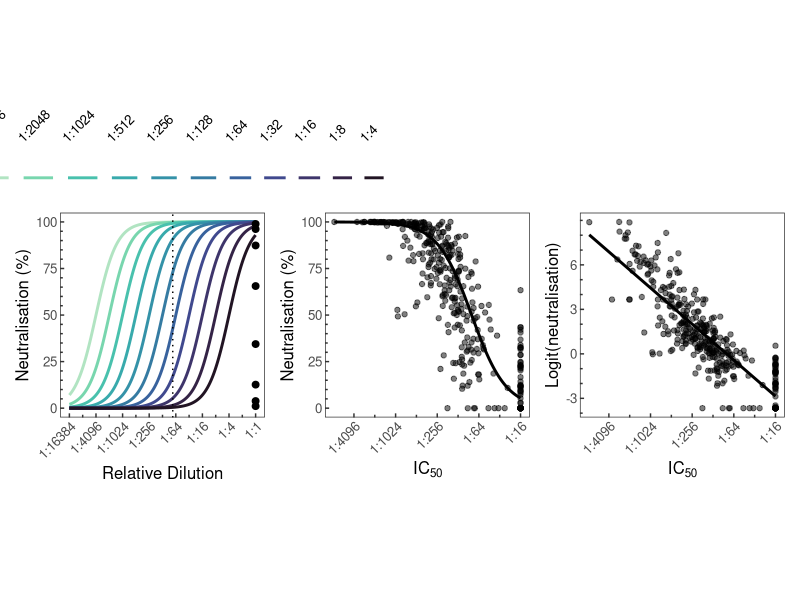
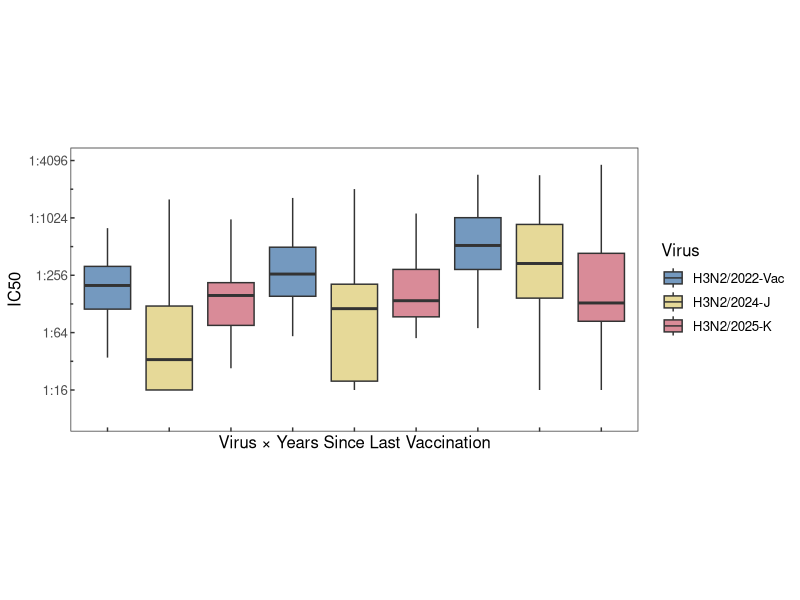

Here is the R script that generated these plots, in order:
# ==============================================================================
# ===== (2026) H3N2 K Variant Neutralisation: Assay Comparison =================
# ==============================================================================

# ------------------------------------------------------------------------------
# ----- 0. Initialisation ------------------------------------------------------
# ------------------------------------------------------------------------------

# ----- 0.1. Description -------------------------------------------------------

# The following script compares neutralisation and IC50 assay results and
# analyses IC50 values across virus and vaccination groups.

# ----- 0.2. Dependencies ------------------------------------------------------

library(tidyverse)
library(here)
library(plotrix)
library(patchwork)
library(viridisLite)
library(emmeans)

# ----- 0.3. Helper Functions --------------------------------------------------

options(scipen = 999)

theme_base <- theme_bw() +
  theme(aspect.ratio = 1,
        panel.grid = element_blank(),
        text = element_text(size = 12),
        axis.ticks = element_line(linewidth = 0.5),
        axis.ticks.length = unit(-3, "pt"),
        axis.minor.ticks.length = unit(-2, "pt"))

# ------------------------------------------------------------------------------
# ----- 1. Comparing Neutralisation % to IC50 ----------------------------------
# ------------------------------------------------------------------------------

# ----- 1.1. Format Data -------------------------------------------------------

data_neut <- read_csv(here("data", "neutralisation_75.csv"))
data_fits <- read_csv(here("data", "IC50_fits.csv"), col_types = cols(SampleID = col_character())) %>% filter(!grepl("H3", SampleID))
data_meta <- read_csv(here("data", "sample_metadata.csv"), col_types = cols(SampleID = col_character()))

data_neut <- data_neut %>% group_by(SampleID, Virus) %>%
  summarise(u_Neut = mean(Neut, na.rm = T))

data_comp <- left_join(data_fits, data_neut)
data_comp <- left_join(data_comp, data_meta)

# ----- 1.2. Mean Slope Sigmoid Plots ------------------------------------------

mean(filter(data_fits, Slope != 0)$Slope)

data_curved <- data_fits %>%
  filter(Slope != 0, !is.na(IC50))

mean_Slope <- mean(data_curved$Slope)

x <- seq(-14, 0, length.out = 500)
IC50s <- seq(-12, -2, 1)

plot_data <- expand_grid(x = x, IC50 = IC50s) %>%
  mutate(Mean = 100 * plogis((x - IC50) * mean_Slope))

plot_data$IC50 <- factor(plot_data$IC50, levels = IC50s, labels = paste0("1:", 2^abs(IC50s)))

shifts <- seq(-3.5, 3.5, 1)

bracket_points <- tibble(x = log2(1), y = 100 * plogis(-mean_Slope * shifts))

p1 <- ggplot(plot_data, aes(x = x, y = Mean, group = IC50, colour = IC50)) +
  geom_line(linewidth = 1) +
  geom_vline(xintercept = log2(1/75), linetype = "dotted") +
  geom_point(data = bracket_points, aes(x = x, y = y), inherit.aes = FALSE, size = 2) +
  scale_x_continuous(breaks = -seq(0, 14, 2), labels = paste0("1:", 2^seq(0, 14, 2)), minor_breaks = -seq(1, 13, 2), guide = guide_axis(minor.ticks = TRUE)) +
  scale_y_continuous(limits = c(0, 100), minor_breaks = seq(0, 100, 5), guide = guide_axis(minor.ticks = TRUE)) +
  scale_color_manual(values = rev(mako(13)[2:12])) +
  labs(x = "Relative Dilution", y = "Neutralisation (%)", colour = expression(IC[50])) +
  guides(colour = guide_legend(nrow = 1, byrow = TRUE, label.position = "top", label.theme = element_text(angle = 45, hjust = 0, vjust = 0.5))) +
  theme_base +
  theme(aspect.ratio = 1,
        legend.position = "top",
        legend.direction = "horizontal",
        axis.text.x = element_text(angle = 45, hjust = 1))

# ----- 1.3. Delta to Foldchange Function --------------------------------------

log2_shift <- function(p1, p2) {abs((qlogis(p1) - qlogis(p2)) / mean_Slope)}

fold_change <- function(p1, p2) {2^log2_shift(p1, p2)}

log2_shift(0.742, 0.538)
2^log2_shift(0.742, 0.538)

# ----- 1.4. Correlations ------------------------------------------------------

data_comp$u_Neut <- pmin(pmax(data_comp$u_Neut, 0), 100) / 100

epsilon <- 0.025

data_comp_plot <- data_comp %>%
  filter(!is.na(IC50), !is.na(u_Neut)) %>%
  mutate(u_Neut_adj = case_when(u_Neut <= 0 ~ epsilon, u_Neut >= 1 ~ 1 - epsilon, TRUE ~ u_Neut), NeutLogit = qlogis(u_Neut_adj))

cor.test(data_comp_plot$IC50, data_comp_plot$NeutLogit)

model_logit <- lm(NeutLogit ~ IC50, data = data_comp_plot)
summary(model_logit)

pred_data <- tibble(IC50 = seq(min(data_comp_plot$IC50), max(data_comp_plot$IC50), length.out = 500))

pred_data$NeutLogit <- predict(model_logit, newdata = pred_data)
pred_data$u_Neut <- plogis(pred_data$NeutLogit)

# ----- 1.5. Supplementary Plots -----------------------------------------------

p2 <- ggplot(data_comp_plot) +
  geom_point(aes(x = IC50, y = u_Neut * 100), alpha = 0.5) +
  geom_line(data = pred_data, aes(x = IC50, y = u_Neut * 100), linewidth = 1) +
  scale_x_continuous(breaks = -seq(2, 12, 2), labels = paste0("1:", 2^seq(2, 12, 2)), minor_breaks = -seq(3, 11, 2), guide = guide_axis(minor.ticks = TRUE)) +
  scale_y_continuous(limits = c(0, 100), minor_breaks = seq(0, 100, 5), guide = guide_axis(minor.ticks = TRUE)) +
  labs(x = expression(IC[50]), y = "Neutralisation (%)") +
  theme_base +
  theme(aspect.ratio = 1,
        axis.text.x = element_text(angle = 45, hjust = 1))

p3 <- ggplot(data_comp_plot) +
  geom_point(aes(x = IC50, y = NeutLogit), alpha = 0.5) +
  geom_line(data = pred_data, aes(x = IC50, y = NeutLogit), linewidth = 1) +
  scale_x_continuous(breaks = -seq(2, 12, 2), labels = paste0("1:", 2^seq(2, 12, 2)), minor_breaks = -seq(3, 11, 2), guide = guide_axis(minor.ticks = TRUE)) +
  scale_y_continuous(breaks = seq(-3, 6, 3), minor_breaks = seq(-5, 10, 1), guide = guide_axis(minor.ticks = TRUE)) +
  labs(x = expression(IC[50]), y = "Logit(neutralisation)") +
  theme_base +
  theme(aspect.ratio = 1,
        axis.text.x = element_text(angle = 45, hjust = 1))

plots <- p1 + p2 + p3

plots

# ------------------------------------------------------------------------------
# ----- 2. IC50 Models ---------------------------------------------------------
# ------------------------------------------------------------------------------

# ----- 2.1. Wrangles and Checks -----------------------------------------------

data_comp$Virus <- factor(data_comp$Virus, levels = c("THA22", "ENG24", "ENG25"))

data_comp$vacc_group <- ifelse(data_comp$vacc_years_since_last == ">4", ">4",
                               ifelse(data_comp$vacc_years_since_last == "1", "1", "2-4"))

data_comp$vacc_group <- factor(data_comp$vacc_group, levels = c(">4", "2-4", "1"))

data_comp <- mutate(data_comp, Age_policy = cut(Age, breaks = c(18, 50, 65, Inf), right = FALSE,
                                                labels = c("18-49", "50-64", "65+")))

data_comp <- data_comp %>%
  mutate(VirusVacc = interaction(Virus, vacc_group, sep = " × "))

p4 <- ggplot(data_comp) +
  geom_boxplot(aes(x = VirusVacc, y = -IC50, fill = Virus), alpha = 0.75, outlier.shape = NA) +
  theme_base +
  theme(axis.text.x = element_blank(),
        aspect.ratio = 1/2) +
  scale_y_continuous(limits = c(3, 12), breaks = seq(4, 12, 2), minor_breaks = seq(4, 13, 1), guide = guide_axis(minor.ticks = TRUE),
                     labels = paste0("1:", 2^seq(4, 12, 2))) +
  scale_fill_manual(values = c("#4677AA", "#DECC76", "#CC6476"),
                    labels = c("H3N2/2022-Vac",
                               "H3N2/2024-J",
                               "H3N2/2025-K")) +
  labs(x = "Virus × Years Since Last Vaccination", y = "IC50")

p4

# ----- 2.2. Model Fit and Contrasts -------------------------------------------

model_IC50 <- lm(IC50 ~ Virus + vacc_group + Virus * vacc_group, data = data_comp)

summary(model_IC50)

# Virus effects within vaccine group
emm_virus_vacc <- emmeans(model_IC50, ~ Virus | vacc_group, type = "response", weights = "equal")
emm_virus_vacc

contrast(emm_virus_vacc, method = "pairwise", adjust = "none")

# Vaccine group effects within viruses
emm_vacc_virus <- emmeans(model_IC50, ~ vacc_group | Virus, type = "response", weights = "equal")
emm_vacc_virus

contrast(emm_vacc_virus, method = "pairwise")
